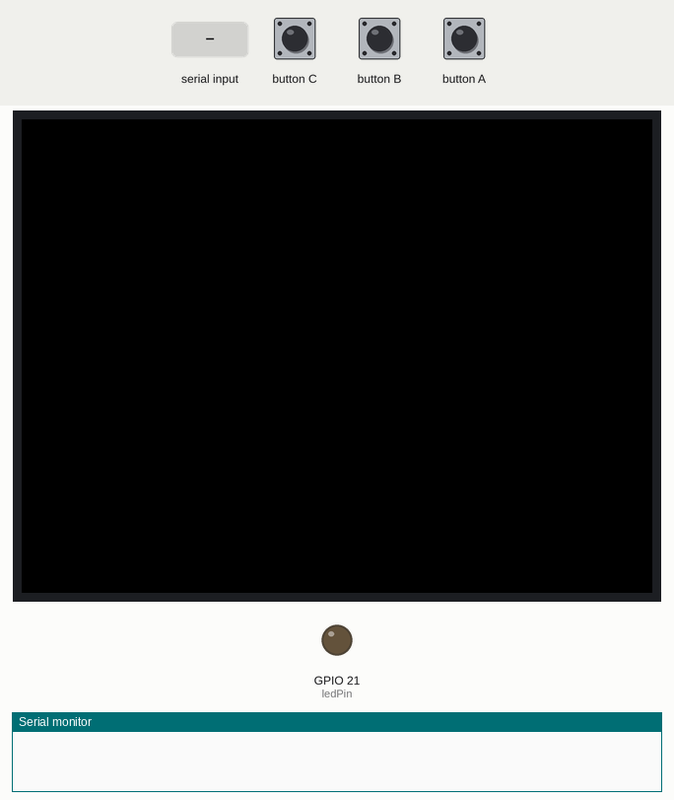
The sketch below on a simulated ESP32. Parts: 320×240 colour display, output pins drawn as LEDs (lit = HIGH), the last lines printed to the serial monitor. Inputs (shaded band) come from the test bench.

Above: at 1.3 s.
1.4 s: byte 30 received over Serial
At 2.2 s:
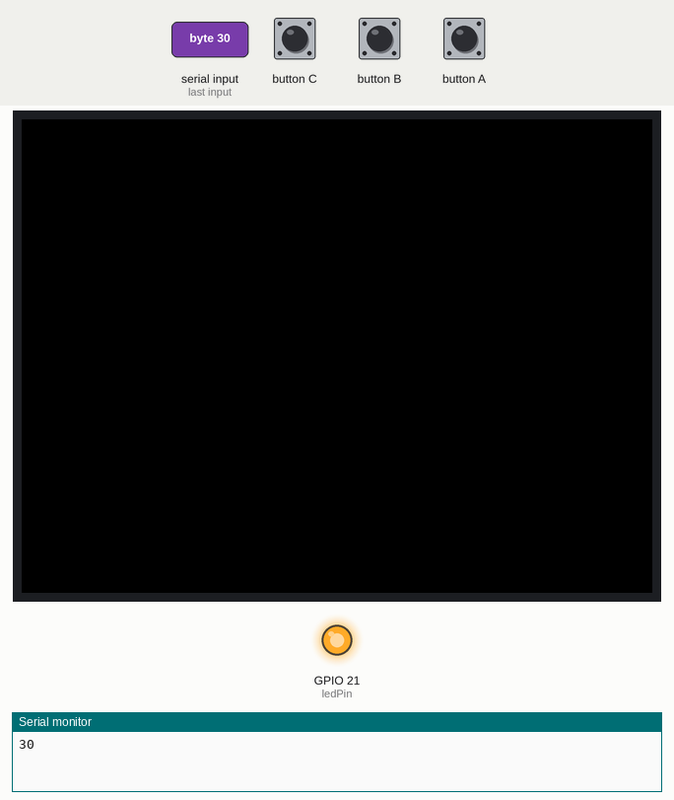
Timing chart, 0 to 4.4 s (numbered marks = the images above; inputs shaded):
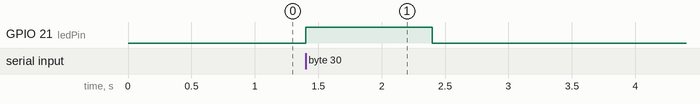

The sketch:

sketch_sep27a.ino
```cpp
#include <M5Stack.h>

int ledPin = 21;

void setup() {
  // put your setup code here, to run once:
  M5.begin();
  pinMode(ledPin, OUTPUT);
  digitalWrite(ledPin, LOW);
  M5.update();
}

int readData;

void loop() {
  // put your main code here, to run repeatedly:
  if (Serial.available() > 0) {
    readData = Serial.read();
    Serial.print(readData);

    if (readData >= 48 && readData <= 57) {
      M5.Speaker.tone(262);
      delay(1000);
      M5.Speaker.mute();
    } else if (readData != 10) {
      digitalWrite(ledPin, HIGH);
      delay(1000);
      digitalWrite(ledPin, LOW);
    }
  }

  M5.update();
}
```

Measured:
- after the input at 1.4 s, GPIO 21 (ledPin): LOW → HIGH at once, → LOW 1.0 s later
